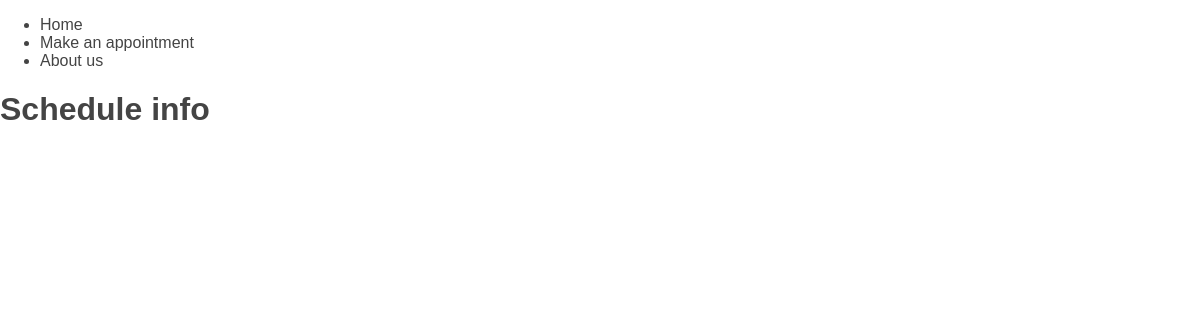
Before: /schedule with the older database file.
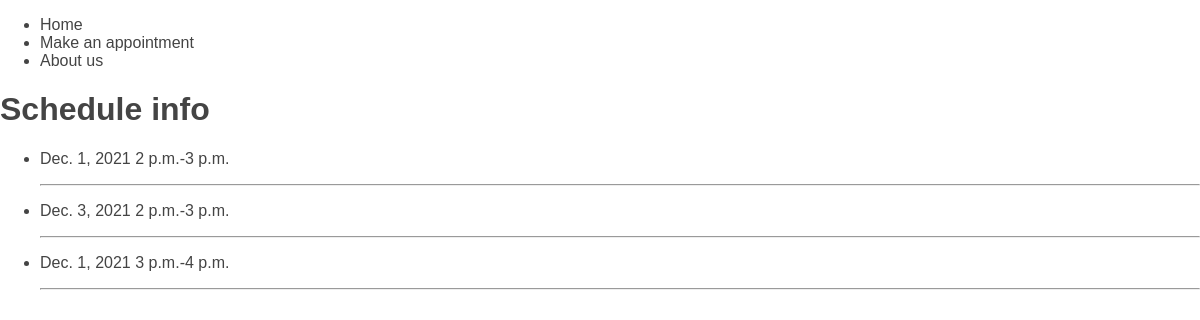
After: the same page with the newer database file.
### training/models.py (models this page shows)
class Schedule(models.Model):
    Date = models.DateField()
    Time_start = models.TimeField()
    Time_end = models.TimeField()
    is_group = models.BooleanField(default=False)

### training/views.py (the view)
# urls.py: path('schedule', schedule)
def schedule(request):
    info = Schedule.objects.all()
    return render(request, 'training/schedule.html', {'title': 'Schedule info', 'menu': menu, 'info': info})

### training/templates/training/schedule.html
{% extends 'training/base.html' %}
{% block content %}
<h1>{{title}}</h1>
<ul>
    {% for entry in info %}
    <li>
        <p>{{entry.Date}} {{entry.Time_start}}-{{entry.Time_end}}</p>
        <hr>
    </li>
    {% endfor %}
</ul>
{% endblock %}

### training/templates/training/base.html (shortened to what this page needs)
{% load static %}
<!DOCTYPE html>
<html lang="en">
<head>
    <link type="text/css" href="{% static 'training/css/styles.css' %}" rel="stylesheet" />
</head>
<body>
{% block mainmenu %}
<ul>
    {% for entry in menu %}
    <li>{{entry}}</li>
    {% endfor %}
</ul>
{% endblock mainmenu%}
{% block content %}
{% endblock %}
</body>
</html>

### training/static/training/css/styles.css (style rules this page uses)
html, body { font-family: 'Arial'; margin: 0; padding: 0; height: 100%; width: 100%; color: #444; }

Changed rows visible on the page:
added Schedule: Date "Dec. 1, 2021", Time_start "2 p.m.", Time_end "3 p.m."
added Schedule: Date "Dec. 3, 2021", Time_start "2 p.m.", Time_end "3 p.m."
added Schedule: Date "Dec. 1, 2021", Time_start "3 p.m.", Time_end "4 p.m."
